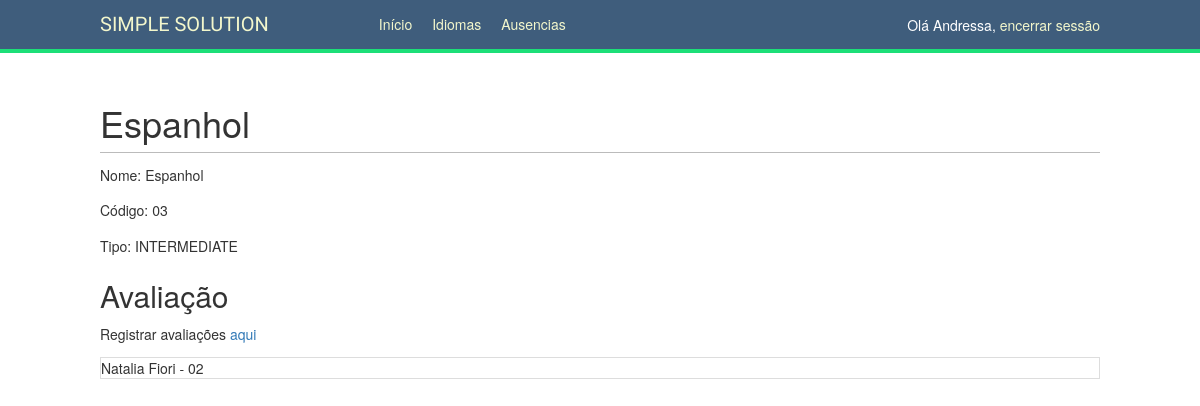
Screenshot of /school/professors/subjects/3/ (signed in) with the database file from the repository.
### school/models.py (models this page shows, shortened)
class Subject(models.Model):
    STARTER = 'STARTER'
    BASIC = 'BASIC'
    INTERMEDIATE = 'INTERMEDIATE'
    ADVANCED = 'ADVANCED'
    SUBJECT_TYPE_MAP = {
        STARTER: 'STARTER',
        BASIC: 'BASIC',
        INTERMEDIATE: 'INTERMEDIATE',
        ADVANCED: 'ADVANCED',
    }
    SUBJECT_TYPE_CHOICES = (
        (STARTER, SUBJECT_TYPE_MAP[STARTER]),
        (BASIC, SUBJECT_TYPE_MAP[BASIC]),
        (INTERMEDIATE, SUBJECT_TYPE_MAP[INTERMEDIATE]),
        (ADVANCED, SUBJECT_TYPE_MAP[ADVANCED]),
    )
    name = models.CharField(max_length=80, unique=True, verbose_name='Nome')
    code = models.CharField(max_length=25, unique=True, verbose_name='Código')
    subject_type = models.CharField(
        max_length=12,
        choices=SUBJECT_TYPE_CHOICES, verbose_name='Nível'
    )
    professors = models.ManyToManyField(Professor, blank=True,)
    students = models.ManyToManyField('Student', blank=True)
    def get_subject_type(self):
        return self.SUBJECT_TYPE_MAP[self.subject_type]

class Student(models.Model):
    profile = models.OneToOneField(Profile,
                                   on_delete=models.PROTECT,
                                   primary_key=True)
    code = models.CharField(max_length=25, blank=False, auto_created=True,verbose_name='Cód')
    careers = models.ManyToManyField(Career, blank=True)
    def __str__(self):
        return '{} - {}'.format(self.profile, self.code)

### account/models.py (models this page shows)
class Profile(models.Model):
    PROFESSOR = 'PR'
    STUDENT = 'AL'
    ADMIN = 'AD'
    PROFILE_TYPE_CHOICES = (
        (PROFESSOR, 'Professor'),
        (STUDENT, 'Aluno'),
        (ADMIN, 'Admin')
    )
    user = models.OneToOneField(settings.AUTH_USER_MODEL, on_delete=models.PROTECT)
    date_of_birth = models.DateField(blank=True, null=True, help_text='mm/dd/yy', verbose_name='Data nascimento')
    address = models.CharField(max_length=255, blank=True, verbose_name='Endereço')
    phone = models.CharField(max_length=255, blank=True, verbose_name='Telefone')
    created = models.DateTimeField(auto_now_add=True, verbose_name='Data criação')
    profile_type = models.CharField(
        max_length=2,
        choices=PROFILE_TYPE_CHOICES, verbose_name='Tipo de usuário'
    )
    def __str__(self):
        return '{} {}'.format(self.user.first_name, self.user.last_name)

### school/views.py (the view)
# urls.py: path('professors/subjects/<int:subject_id>/', views.professor_subject_detail, name='professor_subject_detail'),
@login_required
@user_passes_test(lambda user: user.profile.profile_type == Profile.PROFESSOR)
def professor_subject_detail(request, subject_id):
    user = User.objects.get(pk=request.user.pk)
    professor = Professor.objects.filter(profile=user.profile)[0]
    subject = professor.subject_set.filter(pk=subject_id)
    if subject:
        subject = subject[0]
        return render(request, 'school/professors/subjects/detail.html', {'section': 'subjects',
                                                                          'subject': subject})
    else:
        return redirect('professor_subjects_list')

### school/templates/school/professors/subjects/detail.html (shortened to what this page needs)
{% extends "base.html" %}
{% block content %}
    <h1>{{ subject.name }}</h1>
    <p>Nome: {{ subject.name }}</p>
    <p>Código: {{ subject.code }}</p>
    <p>Tipo: {{ subject.get_subject_type }}</p>
    <h2>Avaliação</h2>
    <p>Registrar avaliações <a href="{% url "professor_grade_create" subject.pk %}">aqui</a></p>
    <table style="width:100%">
        {% for student in subject.students.all %}
            <tr>
                <td>{{ student }}</td>
            </tr>
        {% endfor %}
    </table>
{% endblock %}

### account/templates/base.html (shortened to what this page needs)
{% load staticfiles %}
<!DOCTYPE html>
<html>
<head>
    <link href="{% static "css/base.css" %}" rel="stylesheet">
	<link rel="stylesheet" href="//maxcdn.bootstrapcdn.com/bootstrap/3.2.0/css/bootstrap.min.css">
	<link rel="stylesheet" href="//maxcdn.bootstrapcdn.com/bootstrap/3.2.0/css/bootstrap-theme.min.css">
</head>
<body>
    <div id="header">
        <span class="logo">SIMPLE SOLUTION</span>
        {% if request.user.is_authenticated %}
        <ul class="menu">
            <li {% if section == "dashboard" %}class="selected"{% endif %}><a href="{% url "dashboard" %}">Início</a></li>
            {% if request.user.profile %}
                {% if request.user.profile.profile_type == request.user.profile.PROFESSOR %}
                    <li {% if section == "subjects" %}class="selected"{% endif %}><a href="{% url "professor_subjects_list" %}">Idiomas</a></li>
                    <li {% if section == "absences" %}class="selected"{% endif %}><a href="{% url "absences_list" %}">Ausencias</a></li>
                {% endif %}
            {% endif %}
        </ul>
        {% endif %}
        <span class="user">
        {% if request.user.is_authenticated %}
            Olá {{ request.user.first_name }}, <a href="{% url "logout" %}">  encerrar sessão</a>
        {% else %}
            <a href="{% url "login" %}">Iniciar sessão</a>
        {% endif %}
        </span>
    </div>
    <div id="content">
        {% block content %}
        {% endblock %}
    </div>
</body>
</html>

### account/static/css/base.css (style rules this page uses)
body { margin:0; padding:0; font-family:helvetica, sans-VITRif; }
p { line-height: 1.8; }
a { color:#120a8f; text-decoration:none; }
h1, h2, h3, h4, h5 , h6 { font-family: 'Muli', sans-VITRif; font-weight:normal; }
h1 { border-bottom:1px solid #bbb; padding:0 0 10px 0; margin:10px 0 20px 0; }
h2 { margin:30px 0 20px; }
#header { padding:10px 100px; font-size:14px; background:#3F5D7C; color:#fff; border-bottom:4px solid #1cdf78; overflow:auto; }
#header .logo { font-family: 'Muli', sans-VITRif; float:left; color:#f3f7cc; font-size:20px; margin-right:10%; }
#header .user { float:right; padding-top:5px }
#header ul.menu { list-style:none; float:left; margin:0; padding:0; }
#header ul.menu li { float:left; padding:4px 10px; }
#header a { color:#f3f7cc; }
#content { padding:30px 100px; }
td, th { border: 1px solid #dddddd; text-align: left; padding: 8px; }

### rows the page displays
Subject: name "Espanhol", code "03", get_subject_type "INTERMEDIATE"
Student: profile_id+code "Natalia Fiori - 02"

### other values shown
{{ request.user.first_name }} "Andressa"
